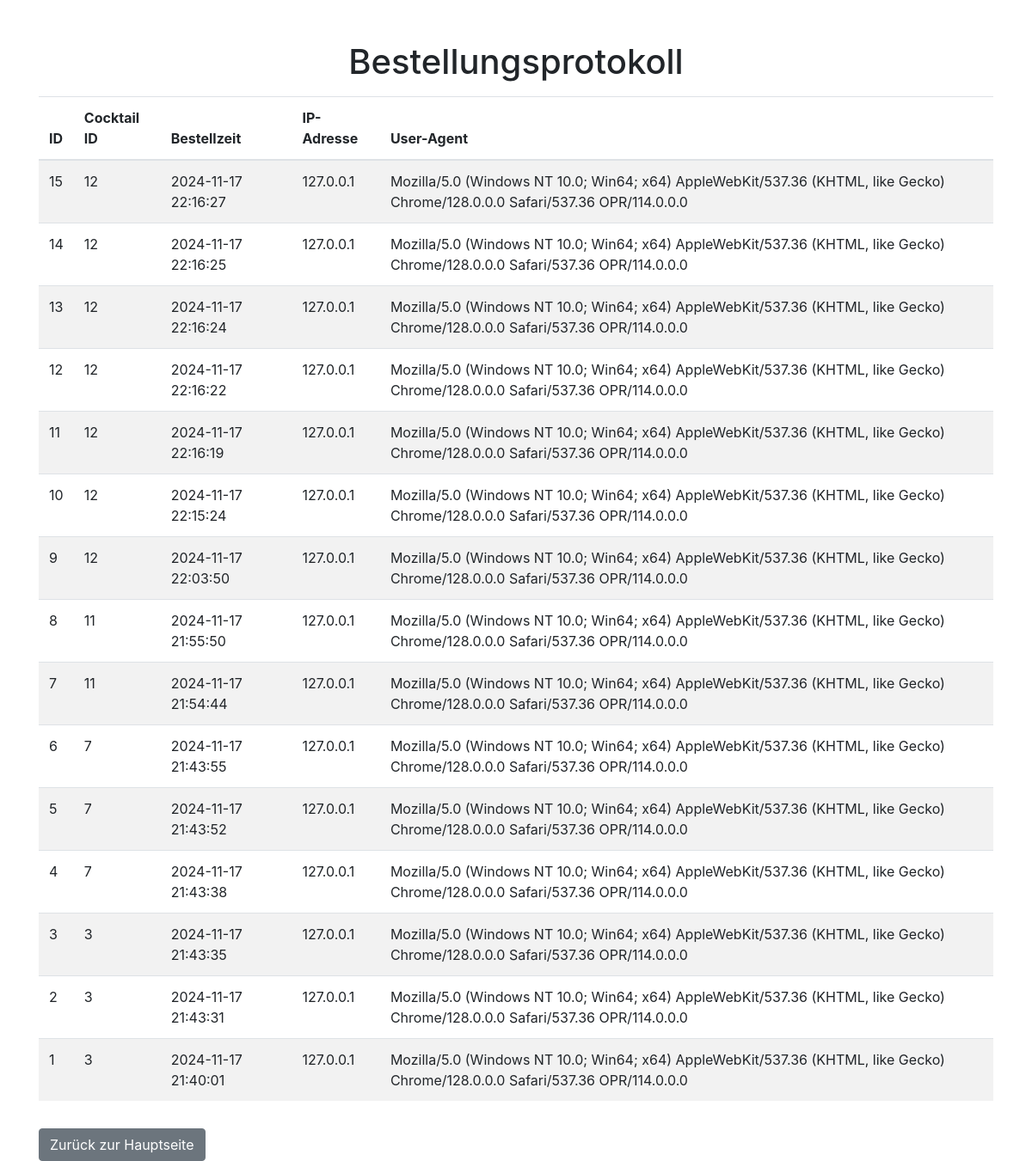
Page /order_logs on the earlier database version.
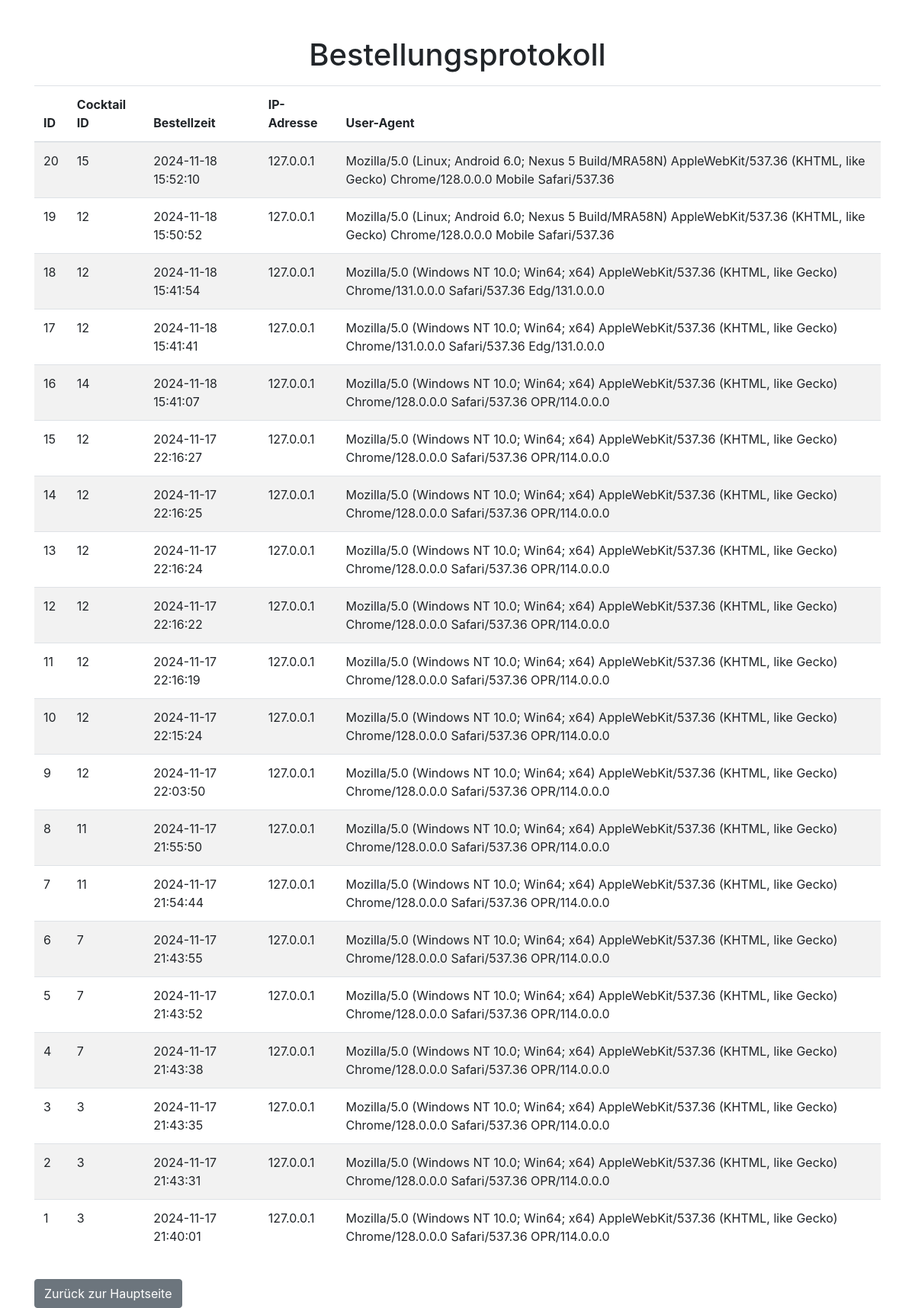
Same page on the later database version.
### tables this page shows
CREATE TABLE orders (
        id INTEGER PRIMARY KEY AUTOINCREMENT,
        cocktail_id INTEGER,
        order_time TIMESTAMP DEFAULT CURRENT_TIMESTAMP,
        ip_address TEXT,
        user_agent TEXT,
        FOREIGN KEY(cocktail_id) REFERENCES cocktails(id)
    );

### app.py (the view)
@app.route('/order_logs')
def order_logs():
    with get_db_connection() as conn:
        cursor = conn.cursor()
        cursor.execute('SELECT * FROM orders ORDER BY order_time DESC')
        orders = [dict(row) for row in cursor.fetchall()]
    return render_template('order_logs.html', orders=orders)

### app.py (called while the page is built)
def get_db_connection():
    def trace_callback(sql):
        with open('sql_log.txt', 'a') as f:
            f.write(f"[SQL TRACE]: {sql}\n")
    conn = sqlite3.connect('cocktails.db', timeout=10)
    conn.row_factory = sqlite3.Row
    conn.set_trace_callback(trace_callback)  # Logging aktivieren
    return conn

### templates/order_logs.html (shortened to what this page needs)
<!DOCTYPE html>
<html lang="de">
<head>
    <link href="https://stackpath.bootstrapcdn.com/bootstrap/4.5.2/css/bootstrap.min.css" rel="stylesheet">
</head>
<body>
    <div class="container mt-5">
        <h1 class="text-center">Bestellungsprotokoll</h1>
        <table class="table table-striped mt-3">
            <thead>
                <tr>
                    <th>ID</th>
                    <th>Cocktail ID</th>
                    <th>Bestellzeit</th>
                    <th>IP-Adresse</th>
                    <th>User-Agent</th>
                </tr>
            </thead>
            <tbody>
                {% for order in orders %}
                <tr>
                    <td>{{ order['id'] }}</td>
                    <td>{{ order['cocktail_id'] }}</td>
                    <td>{{ order['order_time'] }}</td>
                    <td>{{ order['ip_address'] }}</td>
                    <td>{{ order['user_agent'] }}</td>
                </tr>
                {% endfor %}
            </tbody>
        </table>
        <a href="{{ url_for('index') }}" class="btn btn-secondary mt-3">Zurück zur Hauptseite</a>
    </div>
</body>
</html>

Differences in the rows shown:
added orders: id "20", cocktail_id "15", order_time "2024-11-18 15:52:10", ip_address "127.0.0.1", user_agent "Mozilla/5.0 (Linux; Android 6.0; Nexus 5 Build/MRA58N) AppleWebKit/537.36 (KHTML, like Gecko) Chrome/128.0.0.0 Mobile Safari/537.36"
added orders: id "19", cocktail_id "12", order_time "2024-11-18 15:50:52", ip_address "127.0.0.1", user_agent "Mozilla/5.0 (Linux; Android 6.0; Nexus 5 Build/MRA58N) AppleWebKit/537.36 (KHTML, like Gecko) Chrome/128.0.0.0 Mobile Safari/537.36"
added orders: id "18", cocktail_id "12", order_time "2024-11-18 15:41:54", ip_address "127.0.0.1", user_agent "Mozilla/5.0 (Windows NT 10.0; Win64; x64) AppleWebKit/537.36 (KHTML, like Gecko) Chrome/131.0.0.0 Safari/537.36 Edg/131.0.0.0"
added orders: id "17", cocktail_id "12", order_time "2024-11-18 15:41:41", ip_address "127.0.0.1", user_agent "Mozilla/5.0 (Windows NT 10.0; Win64; x64) AppleWebKit/537.36 (KHTML, like Gecko) Chrome/131.0.0.0 Safari/537.36 Edg/131.0.0.0"
added orders: id "16", cocktail_id "14", order_time "2024-11-18 15:41:07", ip_address "127.0.0.1", user_agent "Mozilla/5.0 (Windows NT 10.0; Win64; x64) AppleWebKit/537.36 (KHTML, like Gecko) Chrome/128.0.0.0 Safari/537.36 OPR/114.0.0.0"
